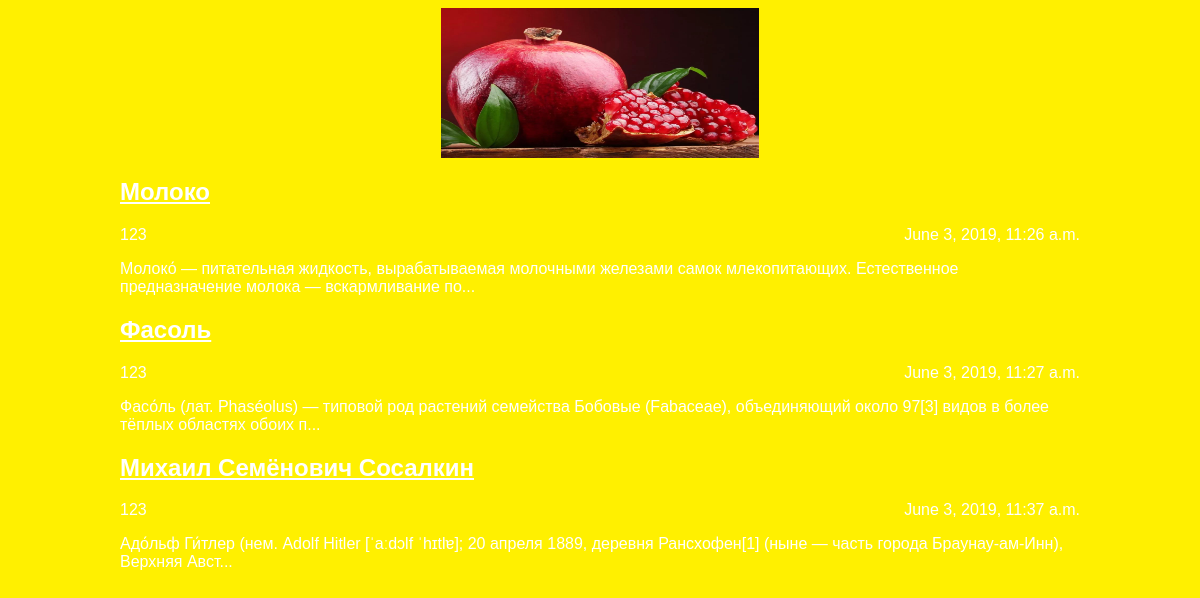
The page / on the database its author committed.
### articles/models.py (models this page shows, shortened)
class Article(models.Model):
	title = models.CharField(max_length=200)
	author = models.ForeignKey(User, on_delete=models.CASCADE)
	text = models.TextField()
	created_date = models.DateTimeField(auto_now_add=True)
	def get_excerpt(self):
		return self.text[:140] + "..." if len(self.text) > 140 else self.text

### articles/views.py (the view)
# urls.py: path('', archive, name ='archive'),
def archive(request):
	return render(request, 'archive.html', {"posts": Article.objects.all()})

### articles/templates/archive.html (shortened to what this page needs)
<html>
{% load static from staticfiles %}
<link rel="stylesheet" href="{% static "css/article.css" %}">
<body>
	<div class="archive1">
		<div class="header">
		{% load static from staticfiles %}
		<img src="{% static "img/img1.png" %}" height="150"/>
		</div>
		<div class="archive">
		{% for post in posts %}
			<div class="one-post">
				{% load static from staticfiles %}
				<h2 class="post-title"><a href="../../article/{{post.id}}">{{ post.title }}</a></h2>
				<div class="article-info">
					<div class="article-author">{{ post.author.username }}</div>
					<div class="article-created-date">{{ post.created_date }}</div>
				</div>
				<p class="article-text">{{ post.get_excerpt }}</p>
			</div>
		{% endfor %}
		</div>
	</div>
</body>
</html>

### articles/static/css/article.css (style rules this page uses)
body { background: #fff000; font-family: Tahoma, Arial, sans-serif; color: #ffffff; }
.header img { display: block; width: 318px; margin-left: auto; margin-right: auto; }
.archive { width: 960px; margin-left: auto; margin-right: auto; }
.post-title a { color: #ffffff; }
.article-author { width: 50%; float: left; }
.article-created-date { text-align: right; }

### rows shown on the page
Article: title "Молоко", author.username "123", created_date "June 3, 2019, 11:26 a.m.", get_excerpt "Молоко́ — питательная жидкость, вырабатываемая молочными железами самок млекопитающих. Естественное предназначение молока — вскармливание по..."
Article: title "Фасоль", author.username "123", created_date "June 3, 2019, 11:27 a.m.", get_excerpt "Фасо́ль (лат. Phaséolus) — типовой род растений семейства Бобовые (Fabaceae), объединяющий около 97[3] видов в более тёплых областях обоих п..."
Article: title "Михаил Семёнович Сосалкин", author.username "123", created_date "June 3, 2019, 11:37 a.m.", get_excerpt "Адо́льф Ги́тлер (нем. Adolf Hitler [ˈaːdɔlf ˈhɪtlɐ]; 20 апреля 1889, деревня Рансхофен[1] (ныне — часть города Браунау-ам-Инн), Верхняя Авст..."
